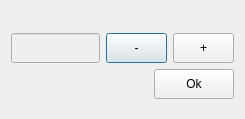
<?xml version="1.0" encoding="UTF-8"?>
<ui version="4.0">
 <class>InputIntDialog</class>
 <widget class="QDialog" name="InputIntDialog">
  <property name="geometry">
   <rect>
    <x>0</x>
    <y>0</y>
    <width>245</width>
    <height>119</height>
   </rect>
  </property>
  <property name="windowTitle">
   <string>Dialog</string>
  </property>
  <layout class="QVBoxLayout" name="verticalLayout">
   <property name="bottomMargin">
    <number>20</number>
   </property>
   <item>
    <widget class="QLabel" name="label"/>
   </item>
   <item>
    <layout class="QHBoxLayout" name="horizontalLayout_2">
     <item>
      <widget class="QLineEdit" name="lineEdit">
       <property name="enabled">
        <bool>false</bool>
       </property>
       <property name="minimumSize">
        <size>
         <width>0</width>
         <height>30</height>
        </size>
       </property>
      </widget>
     </item>
     <item>
      <widget class="QPushButton" name="subtract">
       <property name="minimumSize">
        <size>
         <width>40</width>
         <height>30</height>
        </size>
       </property>
       <property name="text">
        <string>-</string>
       </property>
      </widget>
     </item>
     <item>
      <widget class="QPushButton" name="add">
       <property name="minimumSize">
        <size>
         <width>40</width>
         <height>30</height>
        </size>
       </property>
       <property name="text">
        <string>+</string>
       </property>
      </widget>
     </item>
    </layout>
   </item>
   <item>
    <layout class="QHBoxLayout" name="horizontalLayout">
     <item>
      <spacer name="horizontalSpacer">
       <property name="orientation">
        <enum>Qt::Horizontal</enum>
       </property>
       <property name="sizeHint" stdset="0">
        <size>
         <width>40</width>
         <height>20</height>
        </size>
       </property>
      </spacer>
     </item>
     <item>
      <widget class="QPushButton" name="ok">
       <property name="minimumSize">
        <size>
         <width>80</width>
         <height>30</height>
        </size>
       </property>
       <property name="text">
        <string>Ok</string>
       </property>
      </widget>
     </item>
    </layout>
   </item>
  </layout>
 </widget>
 <resources/>
 <connections/>
</ui>
